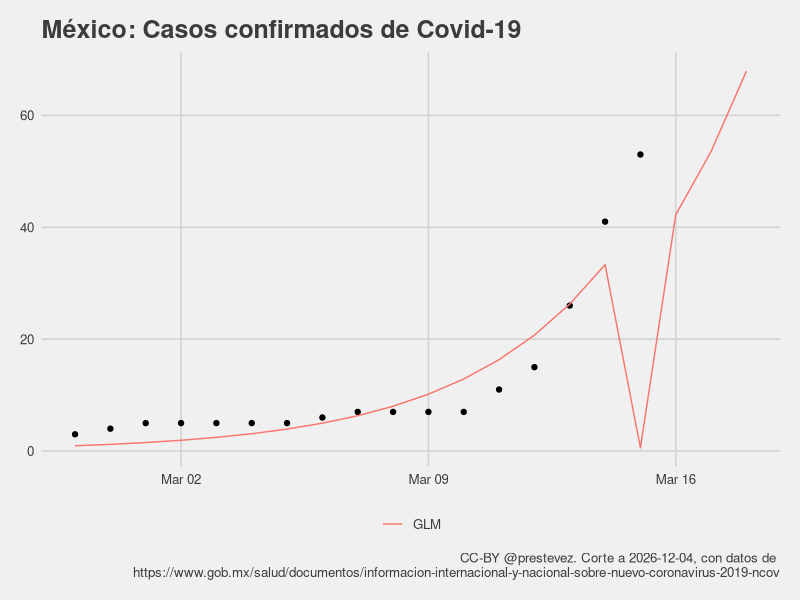
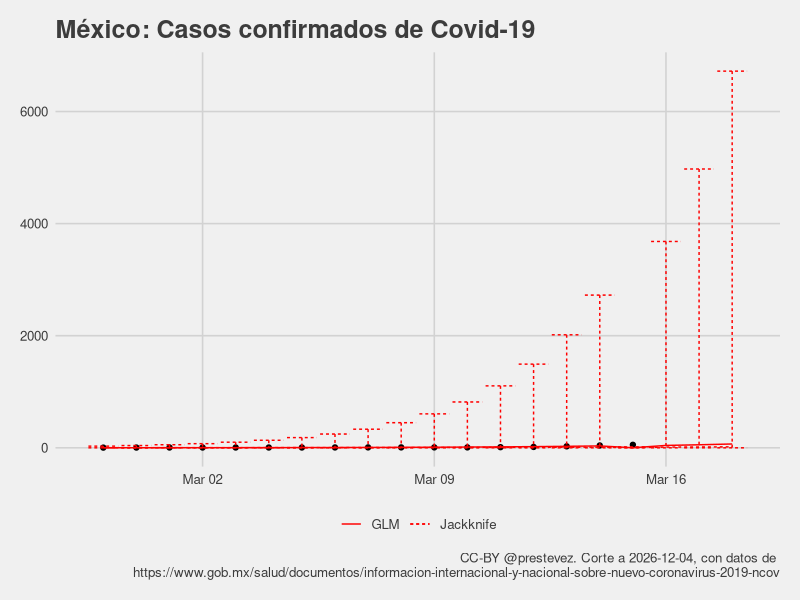
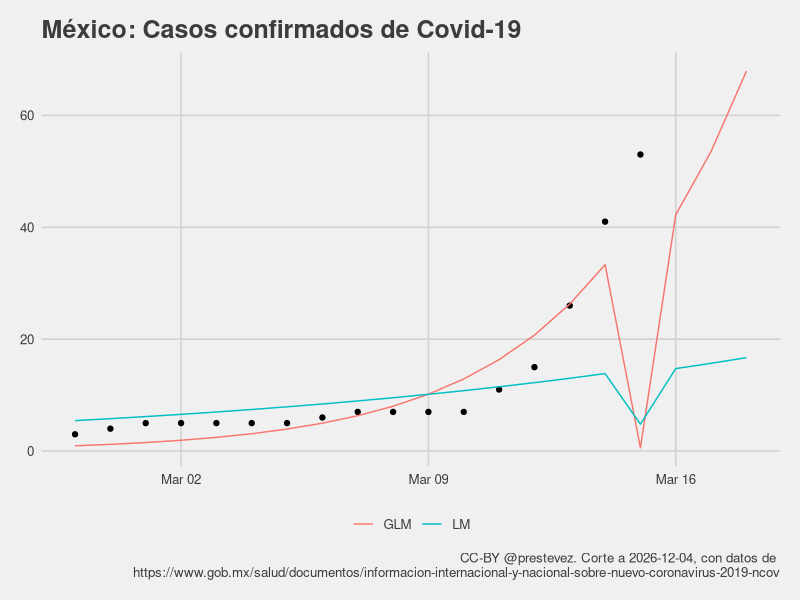

Generate these figures, in order, with R:
library(tidyverse)
library(ggthemes)
library(lubridate)

casos <- read_csv("confirmados.csv")

casos$t <- (nrow(casos)-1):0

casos %>%
  filter(casos > 0) -> casos

m1 <- glm(casos ~ t, 
          data = casos,
          family = gaussian("log"))

summary(m1)

max_date <- max(casos$date) + 1
max_t <- max(casos$t) + 1

tibble(
  date = seq(max_date,max_date+2, 1),
  casos = NA,
  t = max_t:(max_t+2),
  predicted = predict(m1, newdata = data.frame(t = max_t:(max_t+2)), type = "response")
  ) %>%
  bind_rows(
    mutate(casos,
      predicted = predict(m1, type = "response"))) %>%
  arrange(date) -> casos_with_predictions

modelo <- paste0("Predicción casos = exp(",
                 round(m1[[1]][1], 2),
                 " + ",
                 round(m1[[1]][2], 2),
                 " x día)")

hoy <- Sys.Date()

pg <- "https://www.gob.mx/salud/documentos/informacion-internacional-y-nacional-sobre-nuevo-coronavirus-2019-ncov"

casos_with_predictions %>%
  ggplot(aes(date, casos)) + 
  geom_point() +
  theme_fivethirtyeight() +
  geom_line(aes(y = predicted, colour = "GLM")) +
  xlab("Total de casos") + 
  labs(title = "México: Casos confirmados de Covid-19",
       caption = paste0("CC-BY @prestevez. Corte a ", hoy, ", con datos de \n", pg)) +
  theme(legend.title = element_blank())

### Jackknife estimate?

lapply(1:nrow(casos), function(x){
  glm(casos ~ t, 
      data = casos[-x,],
      family = gaussian("log"))
}) -> m1_jk_ls

sapply(m1_jk_ls, function(x) coef(x)) %>% data.frame() %>%
  mutate(var = rownames(.)) %>%
  pivot_longer(-var, names_to = "rep") %>%
  group_by(var) %>%
  summarise(Estimate = mean(value),
            ci_low = quantile(value, 0.025),
            ci_high = quantile(value, 0.975)) -> m1_jk

pred_jk <- function(model, t, type = c("Estimate", "ci_low", "ci_high")){
  terms <- unlist(model[,type[1]])
  preds <- exp(terms[1] + (terms[2] * t))
  return(preds)
}


casos_with_predictions %>%
  mutate(Jackknife = pred_jk(m1_jk, t = t),
         Jackknife_low = pred_jk(m1_jk, t = t, "ci_low"),
         Jackknife_high = pred_jk(m1_jk, t = t, "ci_high")) %>%
  ggplot(aes(date, casos)) + 
  geom_point() +
  theme_fivethirtyeight() +
  geom_line(aes(y = predicted, linetype = "GLM"), colour = "red") +
  geom_line(aes(y = Jackknife, linetype = "Jackknife"), colour = "red") +
  geom_errorbar(aes(ymin = Jackknife_low,
                    ymax = Jackknife_high,
                    linetype = "Jackknife"),
                colour = "red") + 
  xlab("Total de casos") + 
  labs(title = "México: Casos confirmados de Covid-19",
       caption = paste0("CC-BY @prestevez. Corte a ", hoy, ", con datos de \n", pg)) +
  theme(legend.title = element_blank())

### MCMC does not appear to offer any benefits
install.packages("MCMCpack")

library(MCMCpack)
ls(package:MCMCpack)

m1_lm <- lm(log(casos) ~ t, data = casos)

summary(m1_lm)

casos_with_predictions %>%
  mutate(predlm = exp(predict(m1_lm, newdata = data.frame(t = t)))) %>%
  ggplot(aes(date, casos)) + 
  geom_point() +
  theme_fivethirtyeight() +
  geom_line(aes(y = predicted, colour = "GLM")) +
  geom_line(aes(y = predlm, colour = "LM")) +
  xlab("Total de casos") + 
  labs(title = "México: Casos confirmados de Covid-19",
       caption = paste0("CC-BY @prestevez. Corte a ", hoy, ", con datos de \n", pg)) +
  theme(legend.title = element_blank())


m1_mcmc <- MCMCregress(log(casos) ~ t, data = casos)

summary(m1_mcmc)
